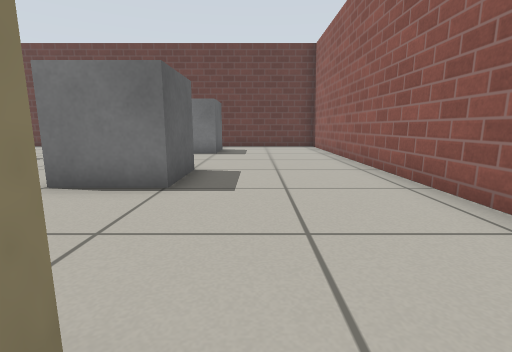
View 1 (above)

20 first-person views from a walk through a robot-simulator world made for Gazebo. The camera is 0.5 m above the floor, tilts 10° down and sees 85° across. The floor is counted in squares, 0.5 m on a side. Each view is taken from the middle of a square. On the plan, view 1 faces up. The plan holds only what a view shows up to about 11 squares ahead; the rest is blank. Gazebo's built-in surfaces are drawn with simple patterns.

View 2
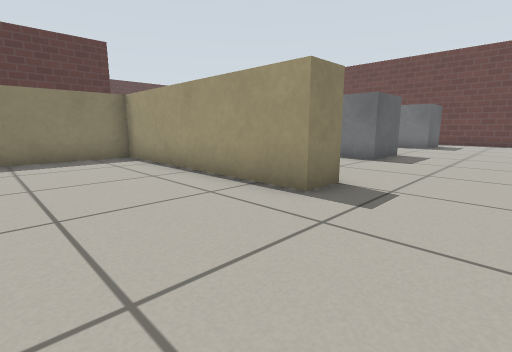

View 3
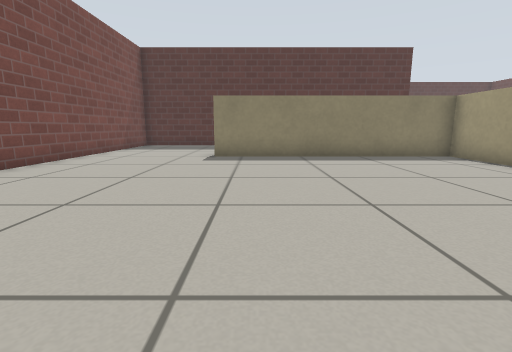

View 4
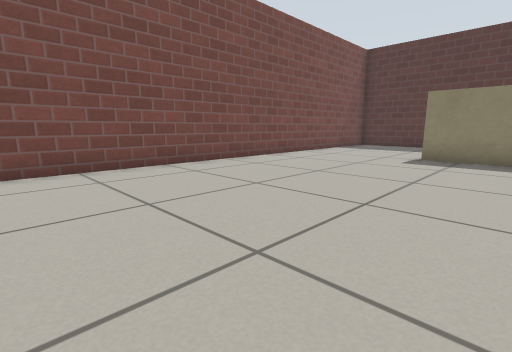

View 5
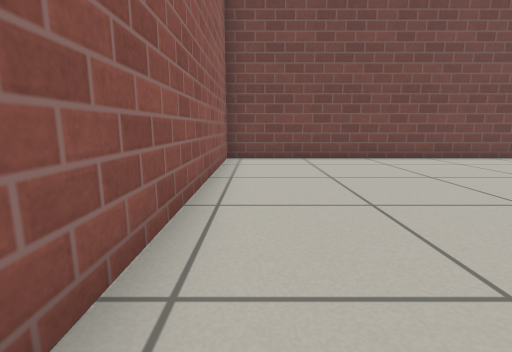

View 6
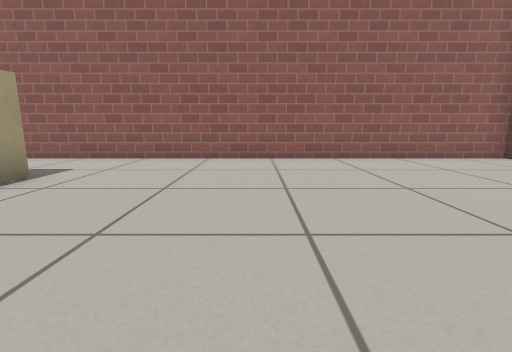

View 7
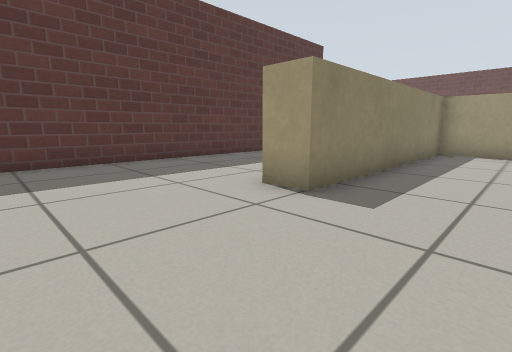

View 8
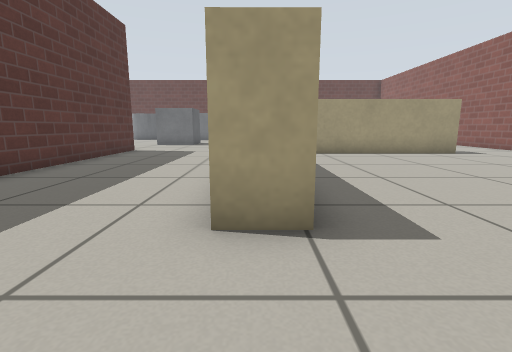

View 9
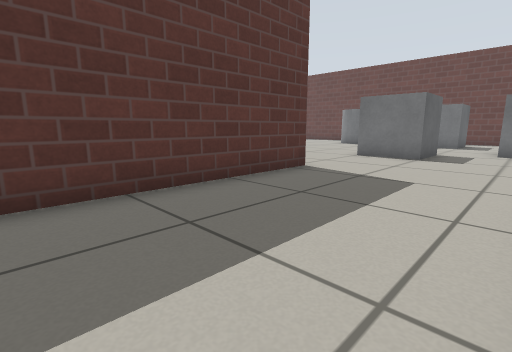

View 10
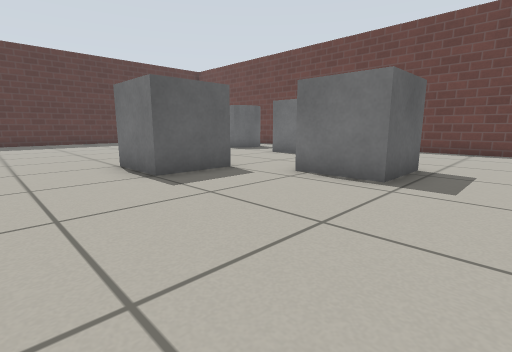

View 11
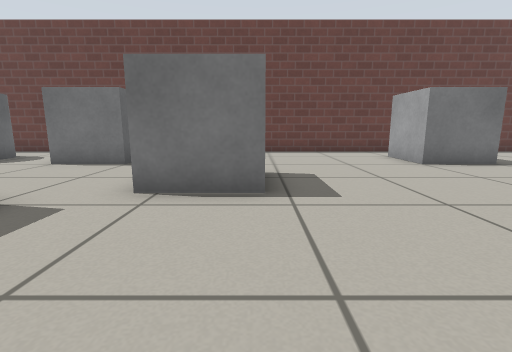

View 12
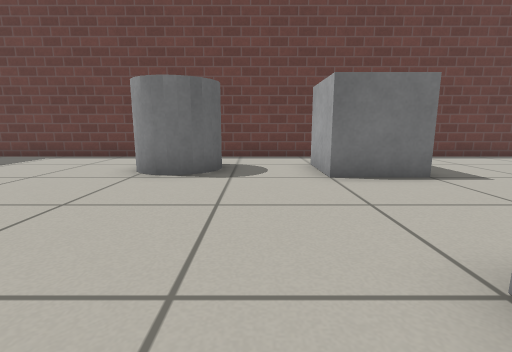

View 13
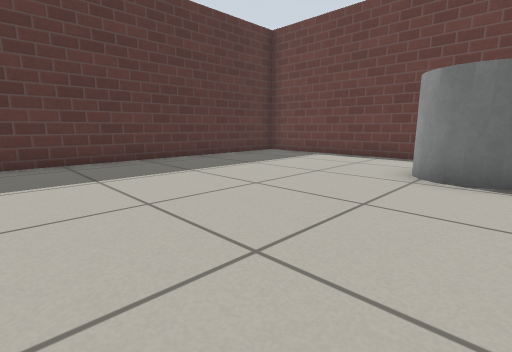

View 14
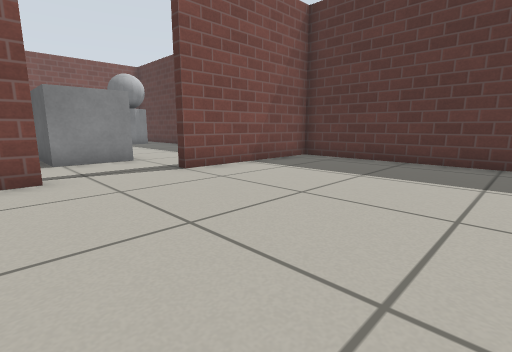

View 15
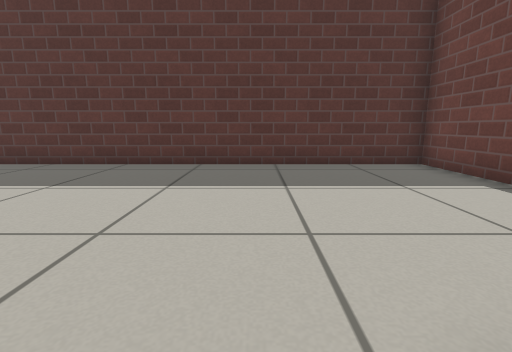

View 16
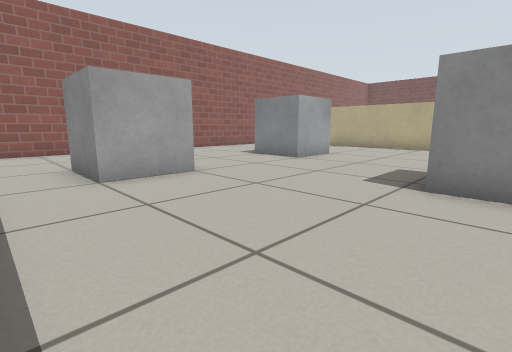

View 17
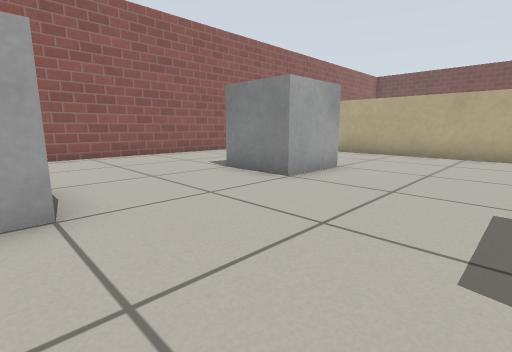

View 18
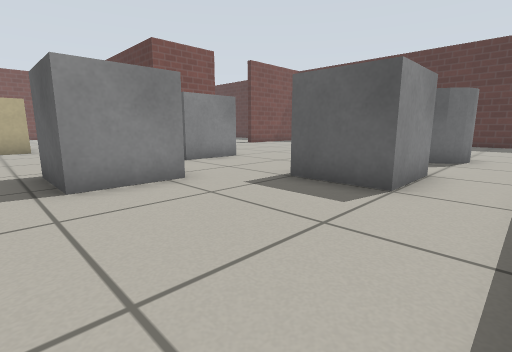

View 19
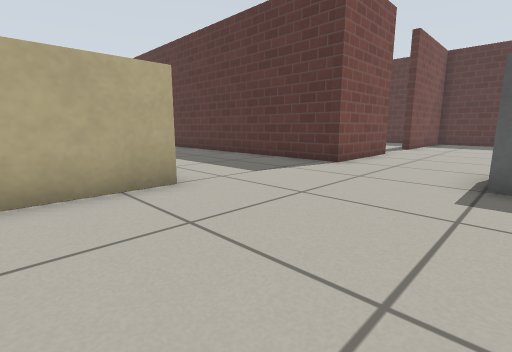

View 20
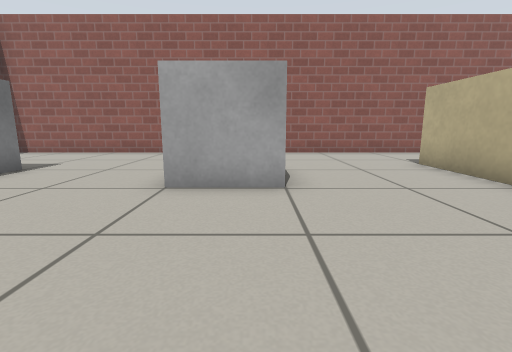

### Floor plan
Points are (right, up) in squares from view 1. A wall is a line through its corners. A room is listed if a view was taken in it or the views show most of it. See-through windows are left out.
Room 1 (views 1, 2, 3, 4, 5, 6, 7, 8)
walls: (-8.6, -12.9) (2.9, -12.9) (2.9, 0.6)
low walls: (-0.4, 0.6) (-0.4, -0.4) (-7.4, -0.4) (-7.4, -8.4) (-8.5, -8.4)
ways out: opening at (-8, -10.5) to room 2; opening at (1, 0) to room 2
Room 2 (views 9, 10, 11, 12, 13, 14, 15, 16, 17, 18, 19, 20)
walls: (-16.8, 1.1) (-13.2, 1.1) (-13.2, -11.7); (2.9, 0.6) (2.9, 14.5) (-24.5, 14.5) (-24.5, 1.1) (-19.5, 1.1); (-9.6, -12.9) (-8.6, -12.9)
low walls: (-8.5, 0.6) (-0.4, 0.6)
ways out: opening at (-8, -10.5) to room 1; opening at (1, 0) to room 1; opening at (-18, 1)
objects: grey cylinder (-18, 11) to (-16, 12); grey box (-13, 5) to (-12, 6); grey box (-13, 11) to (-12, 12); grey box (-10, 7) to (-8, 9); grey box (-3, 5) to (-2, 6); grey box (-3, 11) to (-2, 12)

Where each view was taken, in squares from view 1:
view 1: 0 up, 0 right, facing up
view 2: 4 down, 2 right, facing up-left
view 3: 7 down, 2 right, facing left
view 4: 6 down, 2 right, facing down-left
view 5: 4 down, 2 right, facing down
view 6: 5 down, 6 left, facing right
view 7: 12 down, 5 left, facing up-left
view 8: 11 down, 8 left, facing up
view 9: 5 down, 9 left, facing up-left
view 10: 2 up, 6 left, facing up-left
view 11: 3 up, 8 left, facing up
view 12: 5 up, 15 left, facing up
view 13: 5 up, 16 left, facing up-left
view 14: 7 up, 16 left, facing down-left
view 15: 10 up, 17 left, facing left
view 16: 14 up, 9 left, facing down-right
view 17: 11 up, 7 left, facing down-right
view 18: 14 up, 7 left, facing down-left
view 19: 5 up, 6 left, facing down-left
view 20: 5 up, 8 left, facing right
